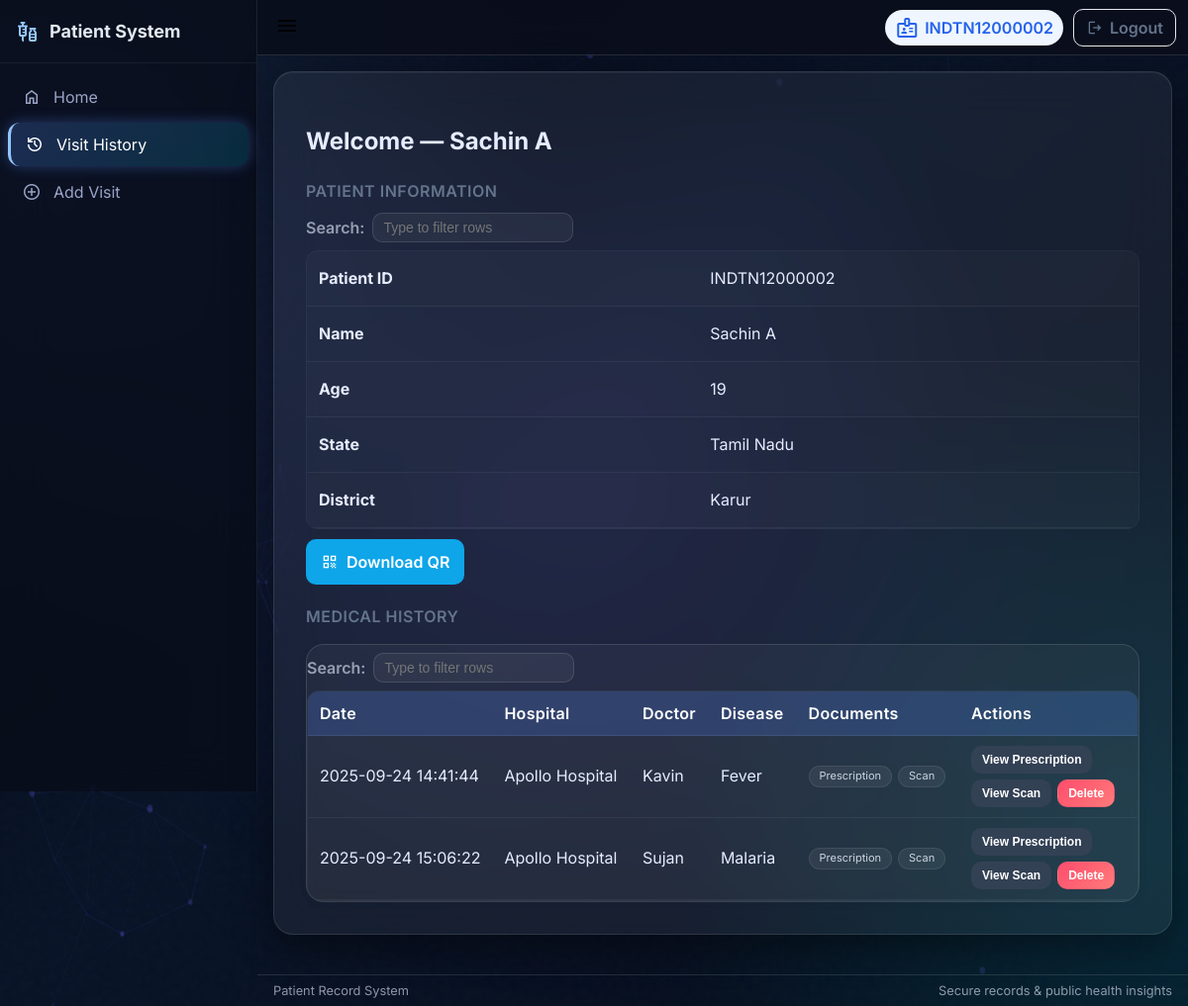
/past_visits/INDTN12000002 (signed in), run on the app's committed database.
### tables this page shows
CREATE TABLE patients (
                id TEXT PRIMARY KEY,
                name TEXT,
                age INTEGER,
                state TEXT,
                district TEXT,
                password TEXT,
                qr_code BLOB
            );

CREATE TABLE visits (
                visit_id INTEGER PRIMARY KEY AUTOINCREMENT,
                patient_id TEXT,
                hospital TEXT,
                doctor TEXT,
                disease TEXT,
                prescription BLOB,
                scan_doc BLOB,
                timestamp DATETIME DEFAULT CURRENT_TIMESTAMP, location TEXT,
                FOREIGN KEY (patient_id) REFERENCES patients(id)
            );

### utils/patient_routes.py (the view)
@patient_bp.route("/past_visits/<patient_id>", methods=["GET", "POST"], endpoint="past_visits")
@login_required
def past_visits(patient_id: str):
    try:
        if hasattr(current_user, 'role') and current_user.role == "patient" and hasattr(current_user, 'id') and current_user.id != patient_id:
            return ("Unauthorized", 403)
        patient = fetch_patient_by_id(patient_id)
        if not patient:
            return redirect(url_for('public.home'))
        visits = fetch_visits_by_patient_id(patient_id)
        return render_template("past_visits.html", patient=patient, visits=visits)
    except Exception as e:
        logging.error(f"Error accessing past visits for patient {patient_id}: {e}")
        return ("Internal server error", 500)

### templates/past_visits.html (shortened to what this page needs)
{% extends "base.html" %}
{% block content %}
<div class="card">
    <h2>Welcome — {{ patient.name }}</h2>
    <div class="patient-section" style="margin-bottom:20px;">
        <h3
            style="margin:0 0 10px 0; font-size:1rem; color:var(--muted); font-weight:600; text-transform:uppercase; letter-spacing:0.5px;">
            Patient Information</h3>
        <table class="table" style="margin-bottom:10px;">
            <tbody>
                <tr>
                    <td data-label="Field"><strong>Patient ID</strong></td>
                    <td data-label="Value">{{ patient.id }}</td>
                </tr>
                <tr>
                    <td data-label="Field"><strong>Name</strong></td>
                    <td data-label="Value">{{ patient.name }}</td>
                </tr>
                <tr>
                    <td data-label="Field"><strong>Age</strong></td>
                    <td data-label="Value">{{ patient.age }}</td>
                </tr>
                <tr>
                    <td data-label="Field"><strong>State</strong></td>
                    <td data-label="Value">{{ patient.state }}</td>
                </tr>
                <tr>
                    <td data-label="Field"><strong>District</strong></td>
                    <td data-label="Value">{{ patient.district }}</td>
                </tr>
            </tbody>
        </table>
        {% if current_user.is_authenticated and current_user.role == 'patient' and current_user.id == patient.id %}
        <a class="btn btn-secondary" href="{{ url_for('download_qr', patient_id=patient.id) }}">
            <span class="material-symbols-outlined" style="font-size:18px">qr_code</span>
            Download QR
        </a>
        {% endif %}
    </div>
    <div class="visits-section">
        <h3
            style="margin:0 0 12px 0; font-size:1rem; color:var(--muted); font-weight:600; text-transform:uppercase; letter-spacing:0.5px;">
            Medical History</h3>
        {% if visits %}
        <div class="table-section">
            <table class="table">
                <thead>
                    <tr>
                        <th>Date</th>
                        <th>Hospital</th>
                        <th>Doctor</th>
                        <th>Disease</th>
                        <th>Documents</th>
                        <th>Actions</th>
                    </tr>
                </thead>
                <tbody>
                    {% for visit in visits %}
                    <tr>
                        <td data-label="Date">{{ visit.timestamp if visit.timestamp else 'N/A' }}</td>
                        <td data-label="Hospital">{{ visit.hospital }}</td>
                        <td data-label="Doctor">{{ visit.doctor }}</td>
                        <td data-label="Disease">{{ visit.disease }}</td>
                        <td data-label="Documents">
                            <div class="doc-group">
                                {% if visit.prescription %}<span class="doc-pill">Prescription</span>{% endif %}
                                {% if visit.scan_doc %}<span class="doc-pill">Scan</span>{% endif %}
                            </div>
                        </td>
                        <td data-label="Actions">
                            <div style="display:flex; gap:6px; flex-wrap:wrap;">
                                {% if visit.prescription %}
                                <button type="button" onclick="openDocument('{{ visit.visit_id }}', 'prescription')"
                                    class="btn btn-small btn-preview">
                                    View Prescription
                                </button>
                                {% endif %}
                                {% if visit.scan_doc %}
                                <button type="button" onclick="openDocument('{{ visit.visit_id }}', 'scan')"
                                    class="btn btn-small btn-preview">
                                    View Scan
                                </button>
                                {% endif %}
                                {% if current_user.is_authenticated and (current_user.role == 'admin' or current_user.id
                                == patient.id) %}
                                <form method="POST" action="{{ url_for('delete_visit', visit_id=visit.visit_id) }}"
                                    style="display:inline" class="delete-visit-form">
                                    <button type="submit" class="btn btn-small btn-danger"
                                        data-no-loading="1">Delete</button>
                                </form>
                                {% endif %}
                            </div>
                        </td>
                    </tr>
                    {% endfor %}
                </tbody>
            </table>
        </div>
        {% else %}
        <div class="empty-state">
            <span class="material-symbols-outlined">medical_information</span>
            <p>No previous visits found. Add your first visit to get started.</p>
        </div>
        {% endif %}
    </div>
</div>
{% endblock %}

### templates/base.html (shortened to what this page needs)
<!DOCTYPE html>
<html lang="en">
<head>
    <link rel="stylesheet" href="{{ url_for('static', filename='style.css') }}">
    <link rel="stylesheet" href="{{ url_for('static', filename='css/premium-dark.css') }}">
</head>
<body>
    <div id="particles-js"
        style="position: fixed; inset: 0; width: 100%; height: 100%; z-index: -1; pointer-events: none; background: transparent;">
    </div>
    <div class="app">
        <aside class="sidebar" id="sidebar">
            <div class="sidebar-header">
                <span class="brand-icon material-symbols-outlined">vaccines</span>
                <span class="brand-text">Patient System</span>
            </div>
            <nav class="sidebar-nav">
                <a href="{{ url_for('home') }}" class="sidebar-link">
                    <span class="material-symbols-outlined">home</span>
                    <span>Home</span>
                </a>
                {% if current_user.is_authenticated %}
                {% if current_user.role == "admin" %}
                <a href="{{ url_for('filtered_patients') }}" class="sidebar-link">
                    <span class="material-symbols-outlined">filter_list</span>
                    <span>Registered Patients</span>
                </a>
                <a href="{{ url_for('filtered_visits') }}" class="sidebar-link">
                    <span class="material-symbols-outlined">search</span>
                    <span>View Records</span>
                </a>
                <a href="{{ url_for('admin_dashboard') }}" class="sidebar-link">
                    <span class="material-symbols-outlined">monitoring</span>
                    <span>Dashboard</span>
                </a>
                <a href="{{ url_for('view_alerts') }}" class="sidebar-link">
                    <span class="material-symbols-outlined">warning</span>
                    <span>Alerts</span>
                </a>
                <a href="{{ url_for('system_logs') }}" class="sidebar-link">
                    <span class="material-symbols-outlined">receipt_long</span>
                    <span>System Logs</span>
                </a>
                {% elif current_user.role == "patient" %}
                <a href="{{ url_for('past_visits', patient_id=current_user.id) }}" class="sidebar-link">
                    <span class="material-symbols-outlined">history</span>
                    <span>Visit History</span>
                </a>
                <a href="{{ url_for('add_visit', patient_id=current_user.id) }}" class="sidebar-link">
                    <span class="material-symbols-outlined">add_circle</span>
                    <span>Add Visit</span>
                </a>
                {% endif %}
                {% endif %}
            </nav>
        </aside>
        <div class="main">
            <header class="topbar">
                <div class="topbar-left">
                    <button class="sidebar-toggle" id="sidebarToggle" aria-label="Toggle Navigation"
                        aria-expanded="false">
                        <span class="material-symbols-outlined" id="toggleIcon">menu</span>
                    </button>
                </div>
                <div class="topbar-right">
                    {% if current_user.is_authenticated %}
                    <span class="user-chip">
                        <span class="material-symbols-outlined">badge</span>
                        <span class="user-id">{{ current_user.id }}</span>
                    </span>
                    <a href="{{ url_for('logout') }}" class="btn-logout">
                        <span class="material-symbols-outlined" style="font-size:18px">logout</span>
                        <span>Logout</span>
                    </a>
                    {% endif %}
                </div>
            </header>
            <main class="content">
                {% block content %}{% endblock %}
            </main>
            <footer class="footer">
                <div class="container footer-inner">
                    <div class="footer-left">Patient Record System</div>
                    <div class="footer-right">
                        <span>Secure records &amp; public health insights</span>
                    </div>
                </div>
            </footer>
        </div>
    </div>
    <script>
        document.addEventListener('DOMContentLoaded', function () {
            if (window.particlesJS) {
                particlesJS("particles-js", {
                    "particles": {
                        "number": { "value": 50, "density": { "enable": true, "value_area": 800 } },
                        "color": { "value": "#6366f1" },
                        "shape": { "type": "circle" },
                        "opacity": { "value": 0.3, "random": true, "anim": { "enable": true, "speed": 1, "opacity_min": 0.1, "sync": false } },
                        "size": { "value": 3, "random": true, "anim": { "enable": false } },
                        "line_linked": { "enable": true, "distance": 150, "color": "#6366f1", "opacity": 0.15, "width": 1 },
                        "move": { "enable": true, "speed": 1.2, "direction": "top", "random": true, "straight": false, "out_mode": "out", "bounce": false }
                    },
                    "interactivity": {
                        "detect_on": "canvas",
                        "events": { "onhover": { "enable": false }, "onclick": { "enable": false }, "resize": true }
                    },
                    "retina_detect": true
                });
            }
        });
    </script>
</body>
</html>

### data on the page
patients: id "INDTN12000002", name "Sachin A", age "19", state "Tamil Nadu", district "Karur"
visits: timestamp "2025-09-24 14:41:44", hospital "Apollo Hospital", doctor "Kavin", disease "Fever", shows "Prescription", shows "Scan"
visits: timestamp "2025-09-24 15:06:22", hospital "Apollo Hospital", doctor "Sujan", disease "Malaria", shows "Prescription", shows "Scan"
